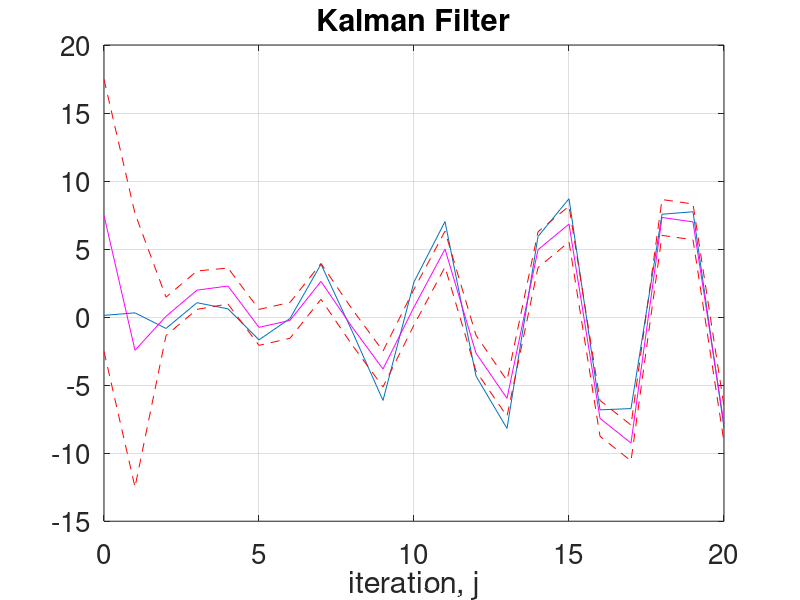
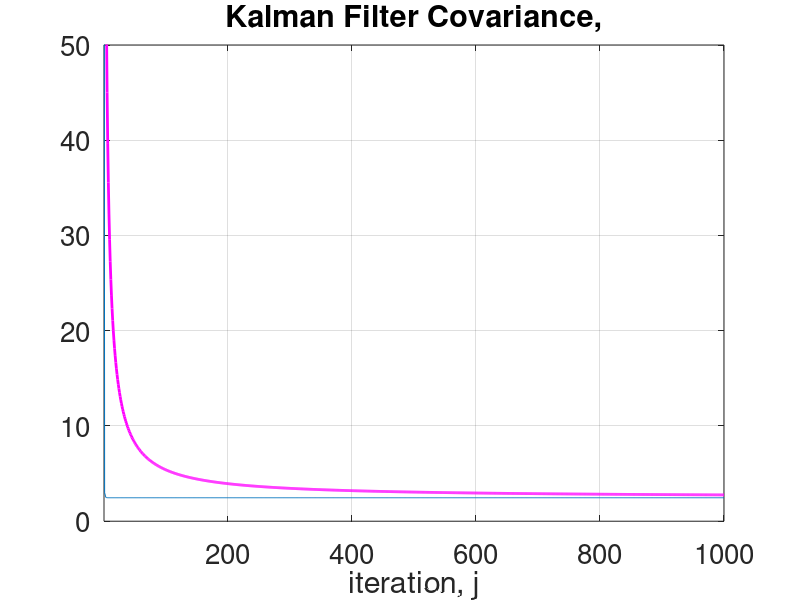
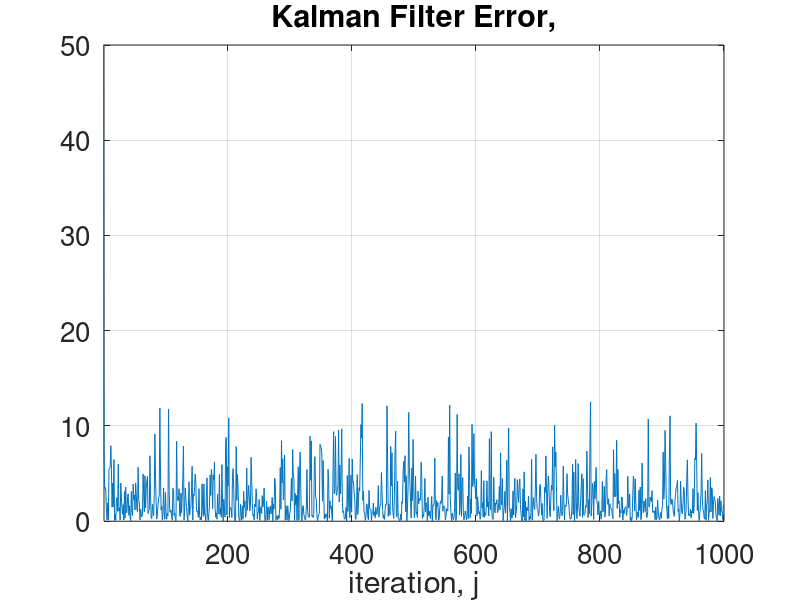

MATLAB code to generate these figures, in order:
clear;set(0,'defaultaxesfontsize',20);format long
%%% Kalman Filter
%% setup

J=1e3;% number of steps
N=2;% dimension of state
I=eye(N);% identity operator
gamma=1;% observational noise variance is gamma^2*I
sigma=1;% dynamics noise variance is sigma^2*I
C0=eye(2);% prior initial condition variance
m0=[0;0];% prior initial condition mean
sd=10;rng(sd);% choose random number seed
A=[0 1;-1 0];% dynamics determined by A

m=zeros(N,J);v=m;y=zeros(J,1);c=zeros(N,N,J);% pre-allocate
v(:,1)=m0+sqrtm(C0)*randn(N,1);% initial truth
m(:,1)=10*randn(N,1);% initial mean/estimate
c(:,:,1)=100*C0;% initial covariance
H=[1,0];% observation operator

%% solution % assimilate!

for j=1:J   
    v(:,j+1)=A*v(:,j) + sigma*randn(N,1);% truth
    y(j)=H*v(:,j+1)+gamma*randn;% observation
    
    mhat=A*m(:,j);% estimator predict
    chat=A*c(:,:,j)*A'+sigma^2*I;% covariance predict  
    
    d=y(j)-H*mhat;% innovation
    K=(chat*H')/(H*chat*H'+gamma^2);% Kalman gain
    m(:,j+1)=mhat+K*d;% estimator update
    c(:,:,j+1)=(I-K*H)*chat;% covariance update    
end

figure;
js=21; % how many time steps we need to show
plot([0:js-1],v(2,1:js)); %plot the true state
hold;
plot([0:js-1],m(2,1:js),'m'); % estimated state
plot([0:js-1],m(2,1:js)+reshape(sqrt(c(2,2,1:js)),1,js),'r--'); %upper
plot([0:js-1],m(2,1:js)-reshape(sqrt(c(2,2,1:js)),1,js),'r--');% lower
hold;
grid;
xlabel('iteration, j');
title('Kalman Filter');

figure;
plot([0:J],reshape(c(1,1,:)+c(2,2,:),J+1,1));
hold;
plot([0:J],cumsum(reshape(c(1,1,:)+c(2,2,:),J+1,1))./[1:J+1]','m', ...
'Linewidth',2); 
grid; 
hold;
xlabel('iteration, j');
axis([1 1000 0 50]);
title('Kalman Filter Covariance,');

figure;
plot([0:J],sum((v-m).^2));
hold;
%plot([0:J],cumsum(sum((v-m).^2))./[1:J+1],'m','Linewidth',2);
grid;
hold;
xlabel('iteration, j');
axis([1 1000 0 50]);
title('Kalman Filter Error,')
